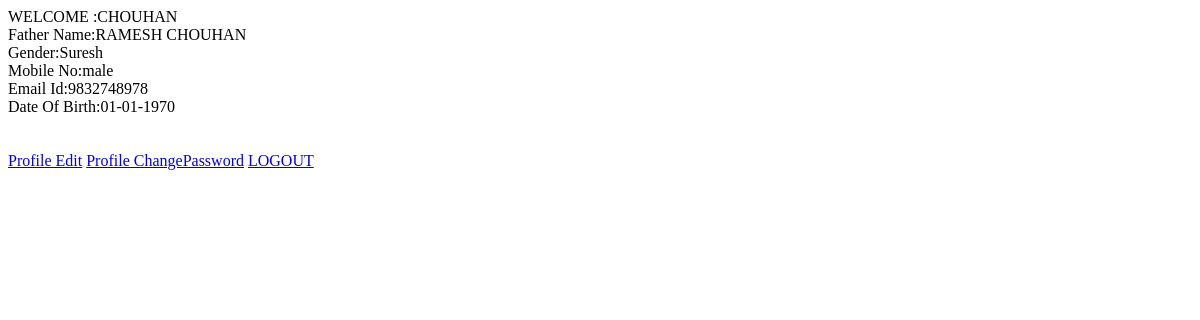
/faculty_profile.php (signed in), run on an earlier commit of the app's database.
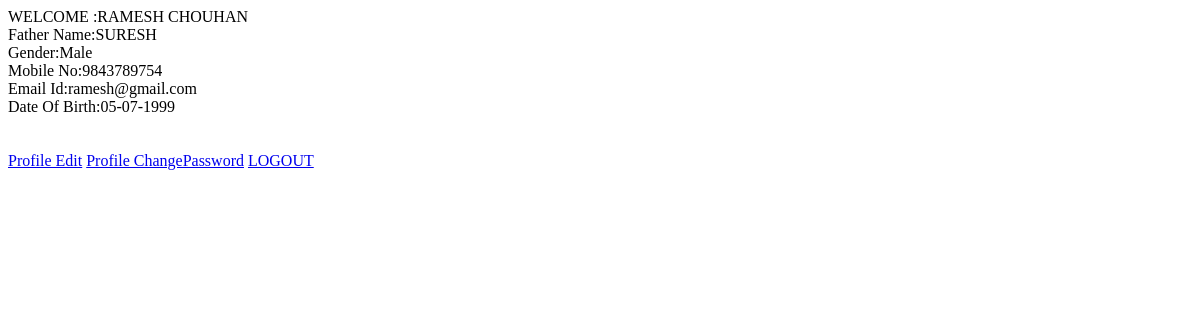
And on a later commit of the database.
### tables this page shows
CREATE TABLE IF NOT EXISTS `faculty_details` (
  `faculty_id` varchar(30) NOT NULL,
  `f_name` varchar(45) NOT NULL,
  `m_name` varchar(45) NOT NULL,
  `l_name` varchar(45) NOT NULL,
  `full_name` varchar(100) NOT NULL,
  `father_name` varchar(100) NOT NULL,
  `gender` enum('male','female','other') NOT NULL,
  `mob_no` bigint(11) NOT NULL,
  `email_id` varchar(255) NOT NULL,
  `dob` date NOT NULL,
  KEY `faculty_id` (`faculty_id`)
);

### faculty_profile.php (the view, shortened to what this page needs)
<?php
if(isset($_SESSION['facultyid']))
{
	$res=mysql_query("select * from faculty_details where faculty_id='ramesh12'") or die("query error");
	 $row=mysql_fetch_row($res);
	$full_nameu=strtoupper($row[4]);
	echo "WELCOME :".$full_nameu."<br>";
	$father_nameu=strtoupper($row[5]);
	echo "Father Name:".$father_nameu."<br>";
	$genderc=ucfirst($row[6]);
	echo "Gender:".$genderc."<br>";
	echo "Mobile No:".$row[7]."<br>";
	echo "Email Id:".$row[8]."<br>";
	$dobf=date("d-m-Y", strtotime($row[9]));
	echo "Date Of Birth:".$dobf."<br>";
}
else
{
        header('location:index.php');
}
?>
<html>
<head>
</head>
<body>
<form>
	<a href="profile_edit_faculty.php">Profile Edit</a>
	<a href="profile_changepassword.php">Profile ChangePassword</a>
    <a href="logout.php"> LOGOUT </a>
 </form>
</body>
</html>

What changed in the data, as far as the page shows it:
changed faculty_details "RAMESH CHOUHAN": full_name "CHOUHAN" → "RAMESH CHOUHAN"; father_name "RAMESH CHOUHAN" → "SURESH"; gender "Suresh" → "Male"; mob_no "male" → "9843789754"; email "9832748978" → "ramesh@gmail.com"; dob "01-01-1970" → "05-07-1999"
